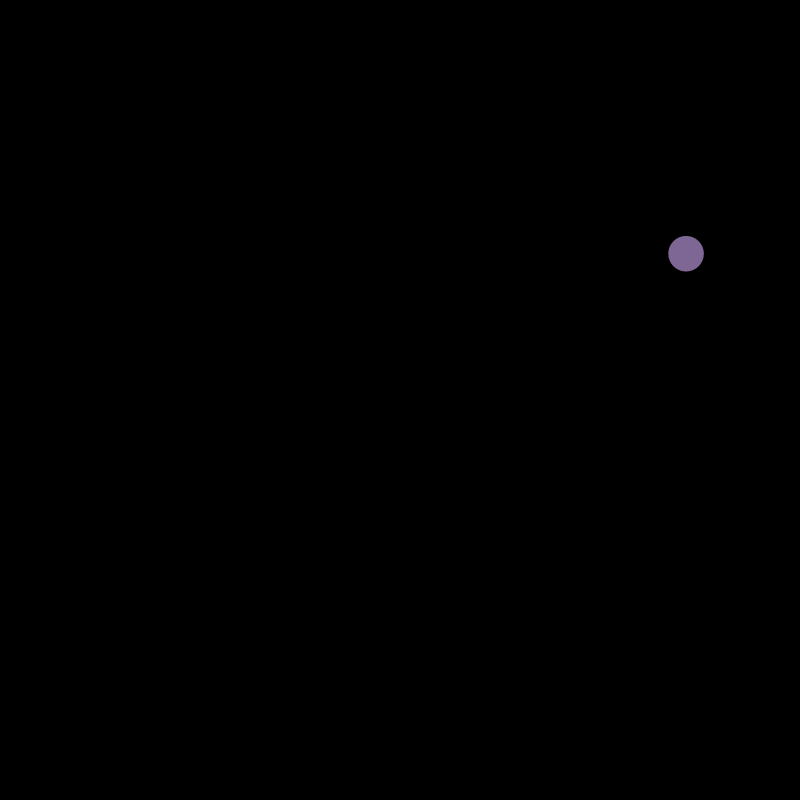
Frame 1 (no input)
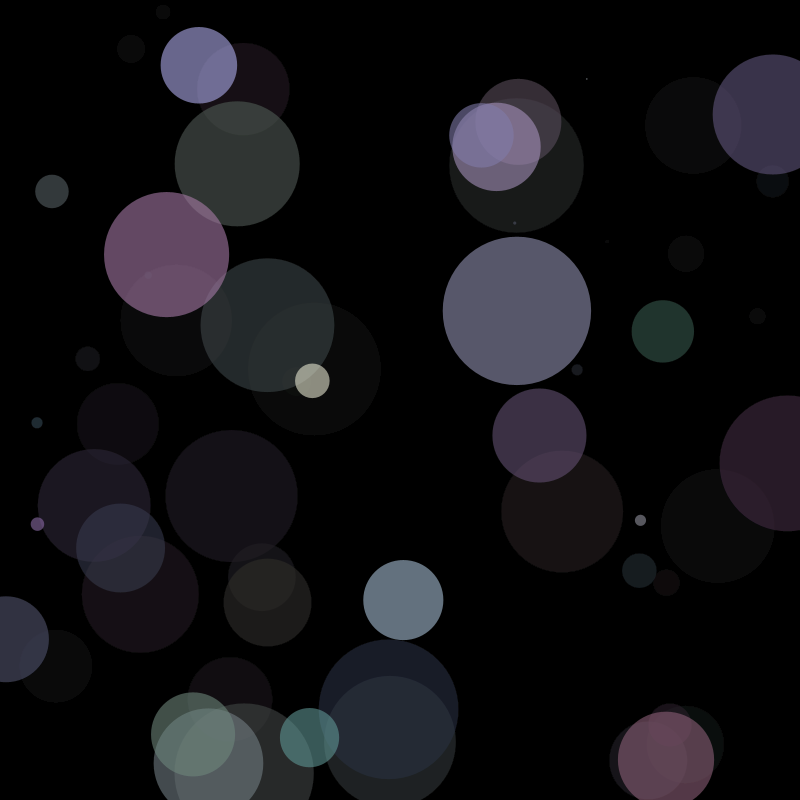
Frame 60 (the mouse pressed at the canvas centre just before this capture)
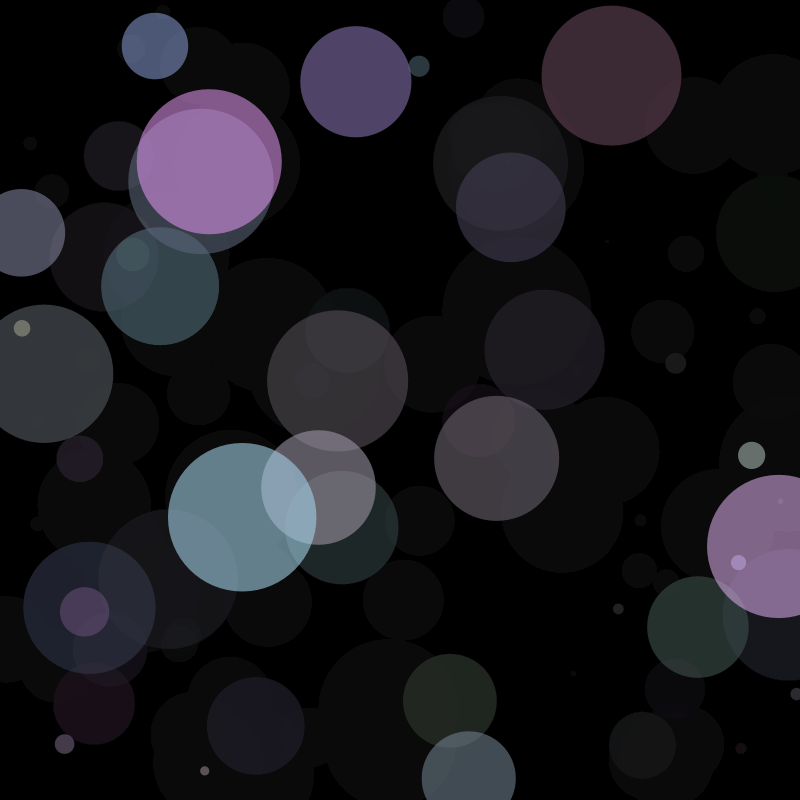
Frame 120 (the mouse held since frame 60 and released just before this capture)

The Processing sketch that drew these frames (run headless with seeded random() and noise(); from frame 60 on, the mouse is pressed at the canvas centre):

// Processing sketch: Trabajo_final
// ── Trabajo_final.pde
void setup(){
  size(800,800);
  noStroke();
  background(0);
}
void draw(){
  fill(0, 12);
  rect (0,0,width,height);
  float r=random(150,250); //Puedes ir cambiando el color 
  float g=random(150,250); //Puedes ir cambiando el color 
  float b=random(200,255); //Puedes ir cambiando el color 
  fill(r,g,b,150);
  float d=random(150);
  ellipse(random(width),random(height),d,d);
}
